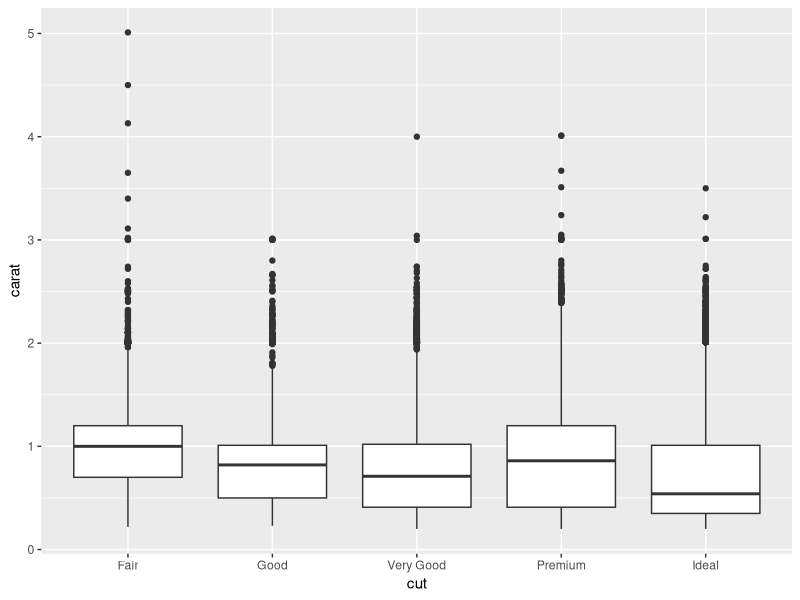
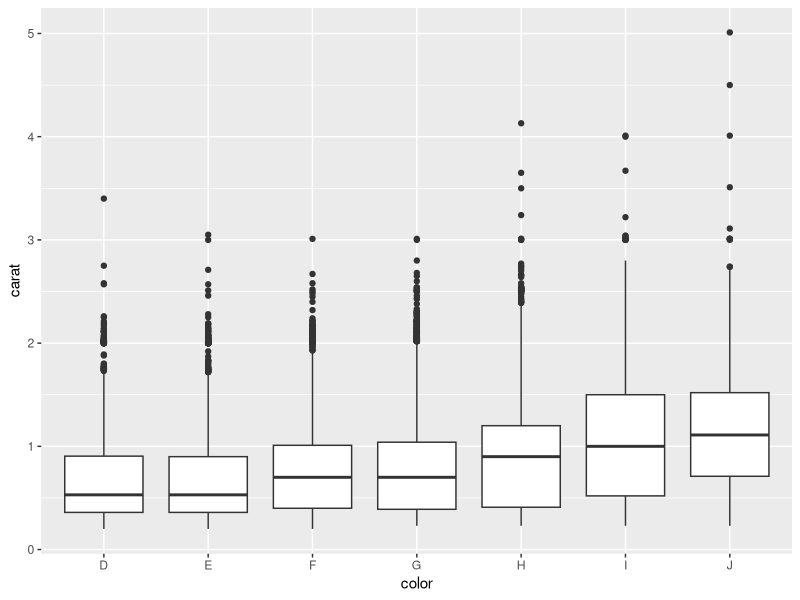
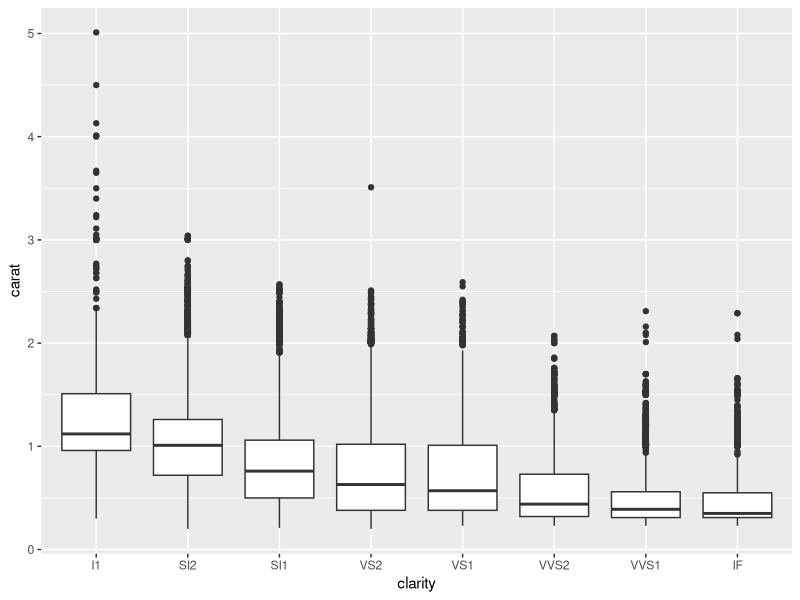
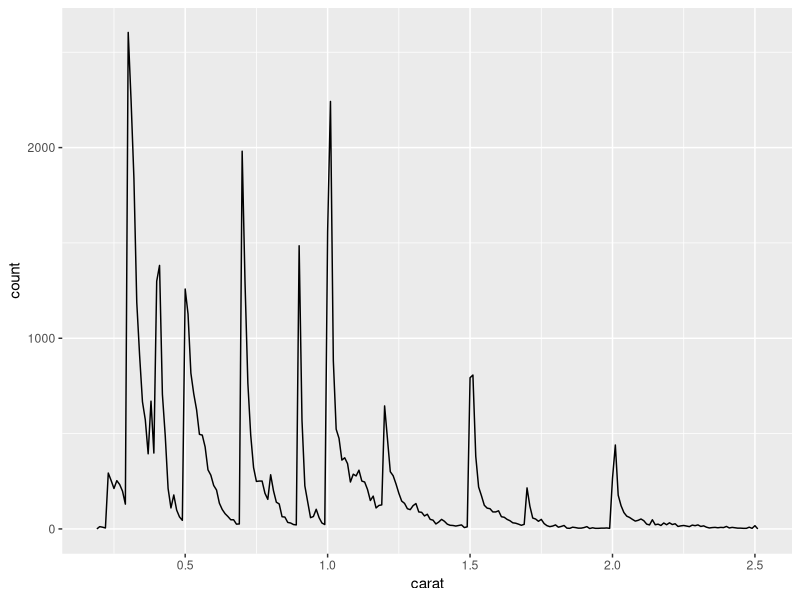

Write the R code that produced these figures, in order.
## ---- chunk 1
knitr::opts_chunk$set(echo = FALSE)
## ---- chunk 2
library("ggplot2")
library("dplyr")

smaller <- diamonds %>% 
  filter(carat <= 2.5)
## ---- chunk 3
# Hide objects and functions ONLY used inline
n_larger <- nrow(diamonds) - nrow(smaller)
pct_larger <- n_larger / nrow(diamonds) * 100

comma <- function(x) {
  format(x, digits = 2, big.mark = ",")
}
## ---- chunk 4
ggplot(diamonds, aes(y = carat, x = cut)) +
  geom_boxplot()
## ---- chunk 5
ggplot(diamonds, aes(y = carat, x = color)) +
  geom_boxplot()
## ---- chunk 6
ggplot(diamonds, aes(y = carat, x = clarity)) +
  geom_boxplot()
## ---- chunk 7
smaller %>% 
  ggplot(aes(carat)) + 
  geom_freqpoly(binwidth = 0.01)
## ---- chunk 8
diamonds %>%
  arrange(desc(carat)) %>%
  slice(1:20) %>%
  select(carat, cut, color, clarity) %>%
  knitr::kable(
    caption = "The largest 20 diamonds in the `diamonds` dataset."
  )
